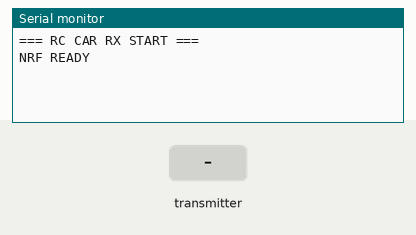
Bench run of a sketch on a simulated Arduino Uno, built with avr-gcc and run on an emulated ATmega328P. Shown: the last lines printed to the serial monitor. The inputs (shaded band) are chosen by the test bench. No radio packets arrive unless stated.

Above: at 3.2 s.
3.3 s: the transmitter starts sending throttle = -100
At 3.37 s:
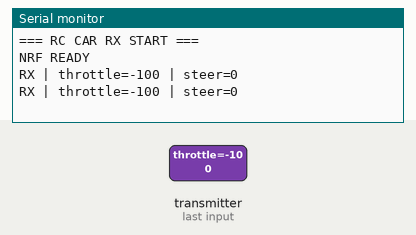
5.2 s: the transmitter starts sending steer = -100
At 5.27 s:
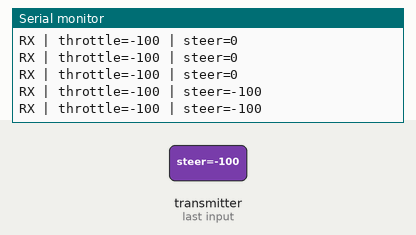
6.7 s: the transmitter starts sending throttle = 0
At 6.77 s:
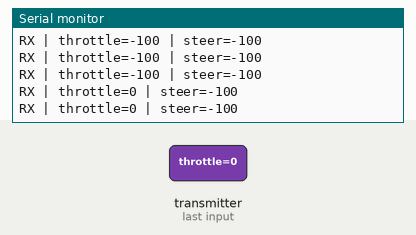
8.2 s: the transmitter starts sending steer = 100
At 8.27 s:
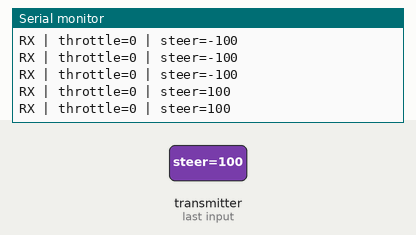
9.7 s: the transmitter starts sending throttle = -100
At 9.77 s:
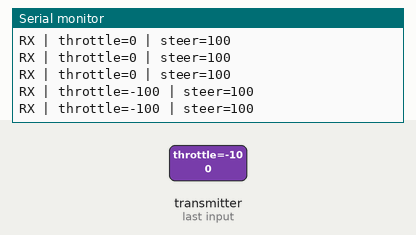
Timing chart, 0 to 12.7 s (numbered marks = the images above; inputs shaded):
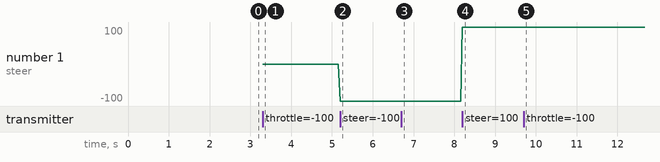

The sketch:

rc_car.ino
```cpp
#include <SPI.h>
#include <RF24.h>

RF24 radio(7, 8);
const byte ADDRESS[6] = "RC001";

struct Command {
  int8_t throttle; // -100 .. 100
  int8_t steer;    // -100 .. 100
};

Command cmd;
unsigned long lastPacketTime = 0;

void setup() {
  Serial.begin(9600);
  delay(2000);
  Serial.println("=== RC CAR RX START ===");

  radio.begin();
  radio.setPALevel(RF24_PA_LOW);
  radio.setDataRate(RF24_250KBPS);
  radio.setChannel(108);
  radio.openReadingPipe(0, ADDRESS);
  radio.startListening();

  Serial.println("NRF READY");
}

void loop() {
  if (radio.available()) {
    radio.read(&cmd, sizeof(cmd));
    lastPacketTime = millis();

    // 👉 PLUJEMY TYLKO GDY COŚ SIĘ DZIEJE
    if (cmd.throttle != 0 || cmd.steer != 0) {
      Serial.print("RX | throttle=");
      Serial.print(cmd.throttle);
      Serial.print(" | steer=");
      Serial.println(cmd.steer);
    }
  }

  // FAILSAFE (bez spamu)
  if (millis() - lastPacketTime > 1000) {
    // tu później będzie STOP silnika
    lastPacketTime = millis(); // żeby nie spamowało
  }
}
```

Measured:
- after the input at 3.3 s, the serial monitor: prints a new line at once (image 1)
- after the input at 5.2 s, the serial monitor: prints a new line at once (image 2)
- after the input at 6.7 s, the serial monitor: prints a new line at once (image 3)
- after the input at 8.2 s, the serial monitor: prints a new line at once (image 4)
- after the input at 9.7 s, the serial monitor: prints a new line at once (image 5)
- plotted number 1: -100 → 100 after the input at 8.2 s
